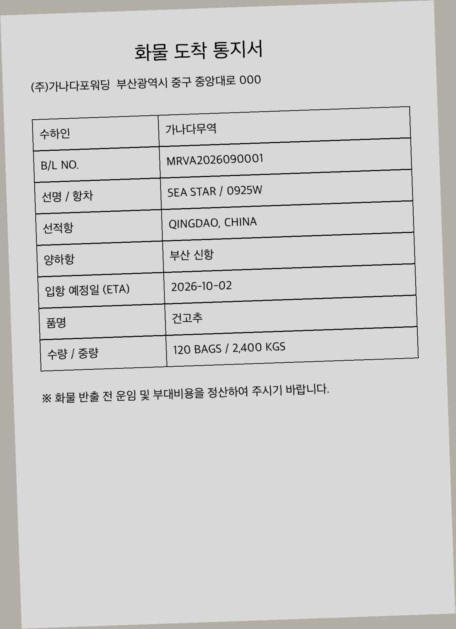
#> input picture backend/tests/fixtures/documents/notice_phone.jpg, 911 x 1258 px (shown at 1/2 size); its folder holds only this picture in this run
$ python -i 2026-09-29_ocr_make_messy.py   (imports and definitions only)
#> lines starting #> are read from the running program, lines starting #| are printed output that depends on the picture; after the words box and inside, x2 and y2 are one past the last pixel; in counts of white or black regions, pixels touching at a corner belong together
#> further down, picture is the input picture: PIL image 911x1258 RGB; mean R, G, B 207.3, 207.1, 206.6
"""Build harder test images: 10 kinds of "messy" + 3 new notice layouts.

Responsibility:
  messy/   - the SAME fabricated Korean notice, each damaged in one way
             (stamp, shadow, perspective, crumple, fax, tiny text, 90 deg,
             watermark, handwriting-like values, mixed Korean/English/Chinese).
             Used for the reading-only test (read_test.py).
  layouts/ - 3 fabricated notices with layouts the stage-2 prompt has never
             seen (two-column table, English form, plain sentence letter).
             Used for stage 2 (stage2.py) to see if label-value pairing holds.
Why: the first stage-2 run used one clean layout the prompt was written for,
so 42/42 was likely optimistic (09-29). Every name/number here is fake.
Reference: wiki 프로젝트/Marvia-근거-원장.md "OCR 1단계 후보 비교".

Usage: .venv/bin/python make_messy.py
"""
import math
import random
from pathlib import Path

import cv2
import numpy as np
from PIL import Image, ImageDraw, ImageFilter, ImageFont

HERE = Path(__file__).parent
KO = "/System/Library/Fonts/AppleSDGothicNeo.ttc"
HAND_EN = "/System/Library/Fonts/Supplemental/Bradley Hand Bold.ttf"
ZH = "/System/Library/Fonts/Supplemental/Songti.ttc"
W, H = 1240, 1754  # A4 at 150 dpi

ROWS = [("수하인", "가나다무역"), ("B/L NO.", "MRVA2026090001"), ("선명 / 항차", "SEA STAR / 0925W"),
        ("선적항", "QINGDAO, CHINA"), ("양하항", "부산 신항"), ("입항 예정일 (ETA)", "2026-10-02"),
        ("품명", "건고추"), ("수량 / 중량", "120 BAGS / 2,400 KGS")]
# [1 line not run here, left out]


def font(path, size):
    return ImageFont.truetype(path, size)


# [78 lines left out: functions draw_jittered, notice, stamp, shadow, perspective, crumple, not called in this run]


def fax(img):
    g = img.convert("L").resize((img.width // 2, img.height // 2))
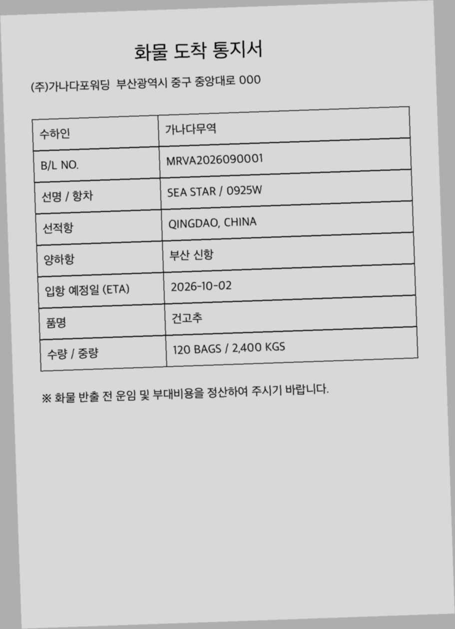
#> g: PIL image 455x629 L; min 3, max 232, mean 207.1
    a = (np.asarray(g) > 150).astype(np.uint8) * 255
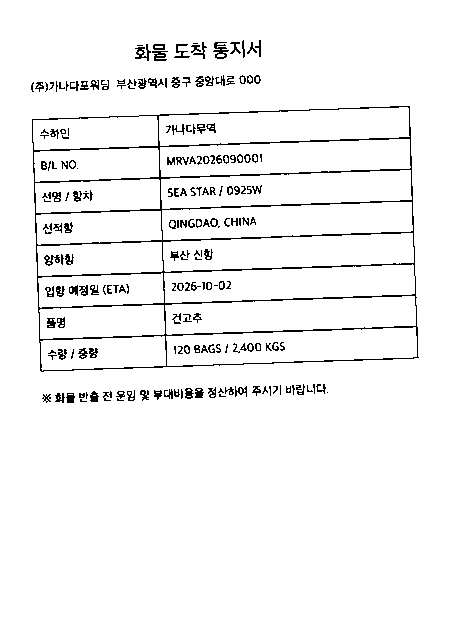
#> a: shape (629, 455); 95.6% white; black in thin lines or dots, all inside (x1, y1, x2, y2) = (31, 40, 419, 403)
    noise = np.random.default_rng(1).random(a.shape)
    a[noise < 0.02] = 0
    a[noise > 0.985] = 255
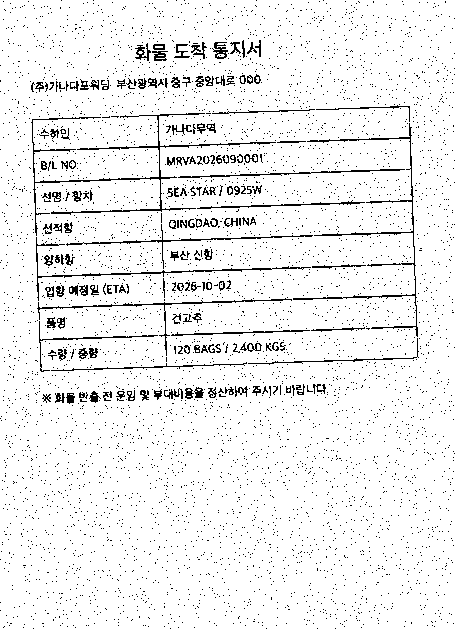
#> a: shape (629, 455); 93.8% white; black in thin lines or dots
    return Image.fromarray(a).resize(img.size, Image.NEAREST).convert("RGB")
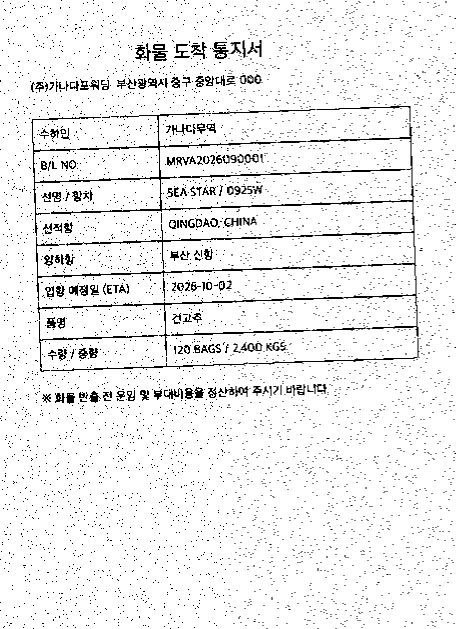
#> returned value: PIL image 911x1258 RGB (shown at 1/2 size); 93.8% white; 4919 black regions (4707 under 20 px), largest, box (x1, y1, x2, y2) and area: (62, 226, 553, 472) 5490, (587, 246, 837, 674) 4204, (72, 474, 623, 602) 2364


# [60 lines left out: functions watermark, layout_two_col, layout_english, layout_sentence, not called in this run]


# [18 lines not run here, left out]

>>> from PIL import Image
>>> picture = Image.open('../../../backend/tests/fixtures/documents/notice_phone.jpg')
>>> result = fax(picture)
